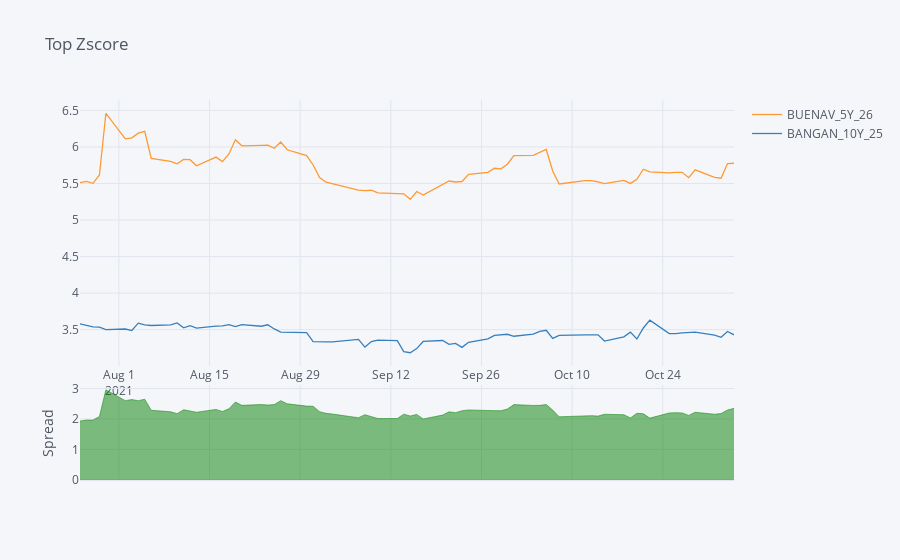

The code cell stored with this chart in its notebook:
### Code cell
mejor = corps[[bono,first]].dropna()
mejor.iplot(kind='spread',title='Top Zscore')
